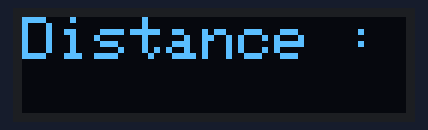
The sketch below on a simulated Arduino Uno, built with avr-gcc and run on an emulated ATmega328P. Shown: 128×32 one-colour display.

Above: at 0.1 s.

The sketch:

OLED.ino
```cpp
#include <Adafruit_GFX.h>
#include <Adafruit_SSD1306.h>
#include <SPI.h>
#include <Wire.h>

Adafruit_SSD1306 oled = Adafruit_SSD1306(128, 32, &Wire);
int distance;
void setup() {
  oled.begin(0x3C); // Address 0x3C for 128x32

  oled.clearDisplay();

  oled.setCursor(0, 0);

  oled.setTextColor(SSD1306_WHITE);
  oled.display();
}

void loop() {
  oled.clearDisplay();
  oled.setCursor(0, 0);
  oled.setTextSize(2);
  oled.println("Distance : ");
  oled.println(distance);
  oled.display();
  delay(250);
}
```
